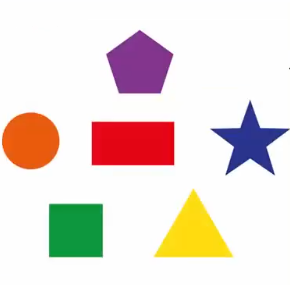
#> input picture project/1-Introductory projects/25-colors system/1-colors system/shapes.png, 290 x 285 px
$ python main.py
#> lines starting #> are read from the running program, lines starting #| are printed output that depends on the picture
import cv2

img = cv2.imread('shapes.png') # opencv(bgr) , plt(rgb)
#> img is the input picture: shape (285, 290, 3); mean B, G, R 214.8, 221, 233.8
blue, green, red = cv2.split(img) # RGB(Red,Green,Blue)
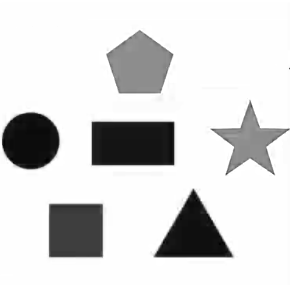
#> blue: shape (285, 290); min 0, max 255, mean 214.8
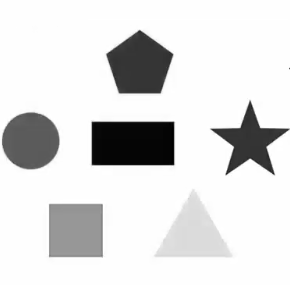
#> green: shape (285, 290); min 0, max 255, mean 221
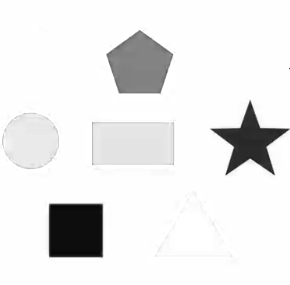
#> red: shape (285, 290); min 7, max 255, mean 233.8
hsv = cv2.cvtColor(img,cv2.COLOR_BGR2HSV) # HSV is a good choice of color space for segmenting by color
#> hsv: shape (285, 290, 3); mean H, S, V 31.5, 44.3, 241.5


cv2.imshow('blue', blue)
cv2.imshow('green', green)
cv2.imshow('red', red)

cv2.imshow('hsv', hsv)
cv2.imshow('image', img)


cv2.waitKey(0)
cv2.destroyAllWindows()

$ run again, with project/1-Introductory projects/25-colors system/1-colors system/outcome.png copied over project/1-Introductory projects/25-colors system/1-colors system/shapes.png
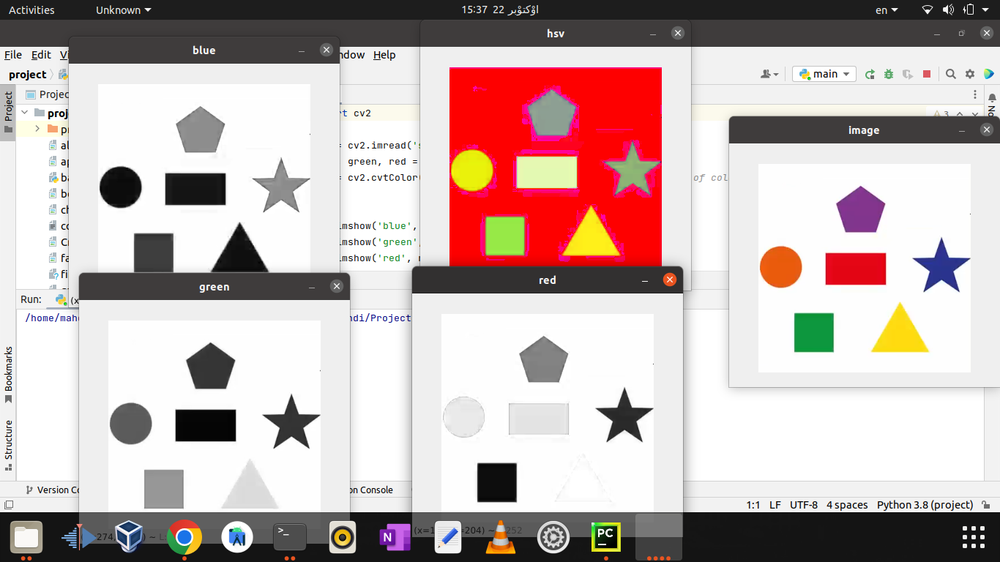
#> input picture project/1-Introductory projects/25-colors system/1-colors system/outcome.png, 1000 x 562 px, shrunk from 1366 x 768 before the run
#> img is the input picture: shape (562, 1000, 3); mean B, G, R 177.5, 179.3, 195.2
#> `blue, green, red = cv2.split(img)`:
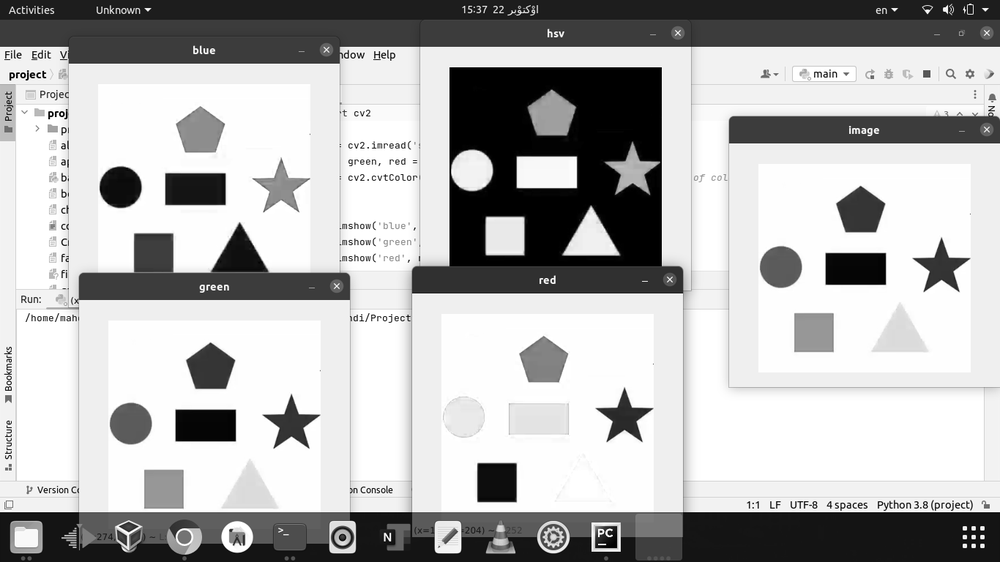
#> green: shape (562, 1000); min 0, max 255, mean 179.3
#> `blue, green, red = cv2.split(img)`:
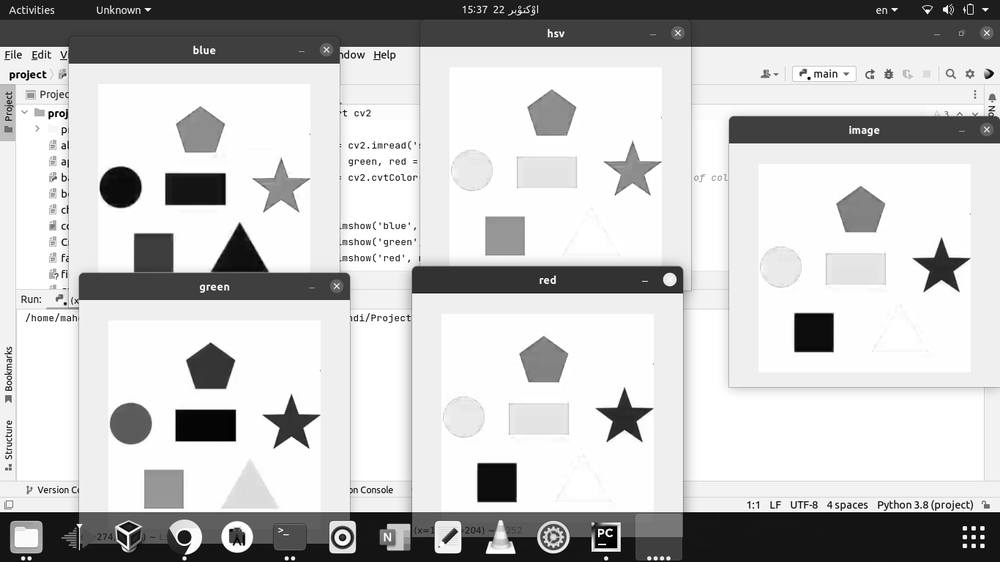
#> red: shape (562, 1000); min 0, max 255, mean 195.2
#> hsv: shape (562, 1000, 3); mean H, S, V 9.3, 25.3, 197.2
